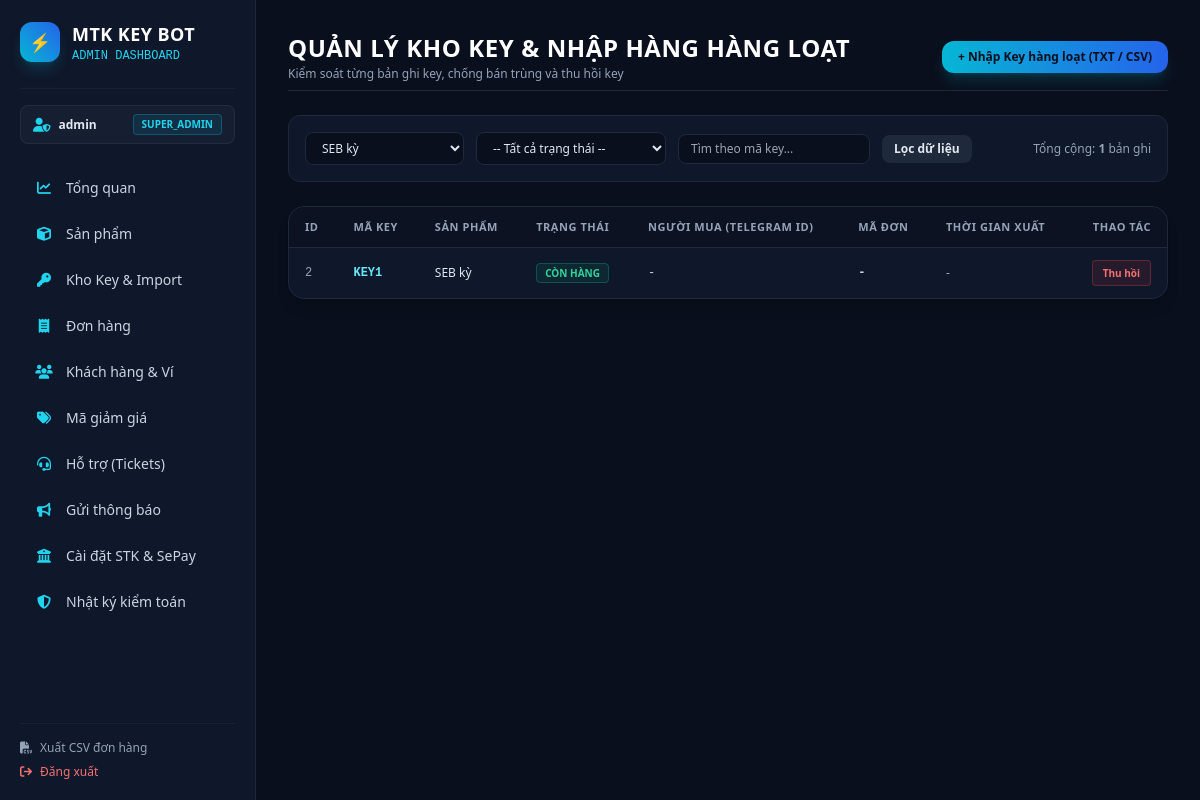
The app's page /admin/inventory?product_id=3 (signed in) with its own data.
### app/database/models.py (models this page shows)
class Base(DeclarativeBase):
    pass

class AdminUser(Base):
    __tablename__ = "admin_users"
    id: Mapped[int] = mapped_column(Integer, primary_key=True, autoincrement=True)
    username: Mapped[str] = mapped_column(String(64), unique=True, index=True, nullable=False)
    hashed_password: Mapped[str] = mapped_column(String(255), nullable=False)
    role: Mapped[AdminRole] = mapped_column(
        SQLEnum(AdminRole), default=AdminRole.SUPPORT, nullable=False
    )
    is_active: Mapped[bool] = mapped_column(Boolean, default=True, nullable=False)
    created_at: Mapped[datetime] = mapped_column(DateTime, default=utc_now, nullable=False)
    updated_at: Mapped[datetime] = mapped_column(DateTime, default=utc_now, onupdate=utc_now, nullable=False)

class KeyInventory(Base):
    __tablename__ = "keys_inventory"
    id: Mapped[int] = mapped_column(Integer, primary_key=True, autoincrement=True)
    product_id: Mapped[int] = mapped_column(Integer, ForeignKey("products.id"), index=True, nullable=False)
    key_code: Mapped[str] = mapped_column(String(255), unique=True, index=True, nullable=False)
    status: Mapped[KeyStatus] = mapped_column(
        SQLEnum(KeyStatus), default=KeyStatus.AVAILABLE, index=True, nullable=False
    )
    order_id: Mapped[Optional[int]] = mapped_column(Integer, ForeignKey("orders.id"), nullable=True)
    buyer_telegram_id: Mapped[Optional[int]] = mapped_column(BigInteger, index=True, nullable=True)
    delivered_at: Mapped[Optional[datetime]] = mapped_column(DateTime, nullable=True)
    created_at: Mapped[datetime] = mapped_column(DateTime, default=utc_now, nullable=False)
    updated_at: Mapped[datetime] = mapped_column(DateTime, default=utc_now, onupdate=utc_now, nullable=False)
    product: Mapped["Product"] = relationship("Product", back_populates="keys")
    order: Mapped[Optional["Order"]] = relationship("Order", back_populates="keys")

class Product(Base):
    __tablename__ = "products"
    id: Mapped[int] = mapped_column(Integer, primary_key=True, autoincrement=True)
    name: Mapped[str] = mapped_column(String(128), index=True, nullable=False)
    slug: Mapped[str] = mapped_column(String(64), unique=True, index=True, nullable=False)
    description: Mapped[str] = mapped_column(Text, default="", nullable=False)
    price: Mapped[int] = mapped_column(BigInteger, nullable=False)  # VND
    duration_days: Mapped[int] = mapped_column(Integer, default=30, nullable=False)
    is_active: Mapped[bool] = mapped_column(Boolean, default=True, nullable=False)
    image_url: Mapped[Optional[str]] = mapped_column(String(255), nullable=True)
    activation_guide: Mapped[Optional[str]] = mapped_column(Text, nullable=True)
    created_at: Mapped[datetime] = mapped_column(DateTime, default=utc_now, nullable=False)
    updated_at: Mapped[datetime] = mapped_column(DateTime, default=utc_now, onupdate=utc_now, nullable=False)
    keys: Mapped[List["KeyInventory"]] = relationship("KeyInventory", back_populates="product", cascade="all, delete-orphan")
    order_items: Mapped[List["OrderItem"]] = relationship("OrderItem", back_populates="product")

### app/admin/routes.py (the view)
@router.get("/inventory", response_class=HTMLResponse)
async def inventory_page(
    request: Request,
    product_id: Optional[int] = None,
    status_str: Optional[str] = None,
    search: Optional[str] = None,
    admin: AdminUser = Depends(get_current_admin),
    session: AsyncSession = Depends(get_db),
):
    stat_enum = None
    if status_str and status_str in KeyStatus.__members__:
        stat_enum = KeyStatus[status_str]
    keys, total = await KeyService.list_keys_for_admin(
        session=session,
        product_id=product_id,
        status=stat_enum,
        search=search,
        page=1,
        limit=100,
    )
    all_products = [p for p, _ in await ProductService.list_all_for_admin(session)]
    return templates.TemplateResponse(
        "inventory.html",
        {
            "request": request,
            "admin": admin,
            "keys": keys,
            "total_keys": total,
            "all_products": all_products,
            "selected_product_id": product_id,
            "selected_status": status_str,
            "search_query": search,
            "message": None,
        },
    )

### app/admin/templates/inventory.html (shortened to what this page needs)
{% extends "base.html" %}
{% block content %}
<div class="space-y-6">
    <div class="flex flex-col sm:flex-row sm:items-center sm:justify-between gap-4 pb-2 border-b border-navy-700">
        <div>
            <h2 class="text-2xl font-black text-white tracking-wide">QUẢN LÝ KHO KEY & NHẬP HÀNG HÀNG LOẠT</h2>
            <p class="text-xs text-slate-400 mt-0.5">Kiểm soát từng bản ghi key, chống bán trùng và thu hồi key</p>
        </div>
        <button onclick="document.getElementById('importKeysModal').classList.remove('hidden')"
                class="px-4 py-2 bg-gradient-to-r from-cyan-500 to-blue-600 hover:from-cyan-400 hover:to-blue-500 text-navy-900 font-bold rounded-xl shadow-lg shadow-cyan-500/20 text-xs transition">
            + Nhập Key hàng loạt (TXT / CSV)
        </button>
    </div>
    <div class="bg-navy-800 border border-navy-700 rounded-xl p-4 flex flex-wrap gap-3 items-center justify-between text-xs">
        <form method="GET" action="/admin/inventory" class="flex flex-wrap gap-3 items-center flex-1">
            <select name="product_id" class="px-3 py-1.5 bg-navy-900 border border-navy-700 rounded-lg text-slate-200">
                {% for p in all_products %}
                <option value="{{ p.id }}" {% if selected_product_id == p.id %}selected{% endif %}>{{ p.name }}</option>
                {% endfor %}
            </select>
            <select name="status" class="px-3 py-1.5 bg-navy-900 border border-navy-700 rounded-lg text-slate-200">
                <option value="">-- Tất cả trạng thái --</option>
            </select>
            <input type="text" name="search" value="{{ search_query or '' }}" placeholder="Tìm theo mã key..."
                   class="px-3 py-1.5 bg-navy-900 border border-navy-700 rounded-lg text-slate-200 w-48">
            <button type="submit" class="px-3 py-1.5 bg-navy-700 hover:bg-navy-600 rounded-lg text-slate-200 font-semibold transition">
                Lọc dữ liệu
            </button>
        </form>
        <span class="text-slate-400">Tổng cộng: <b>{{ total_keys }}</b> bản ghi</span>
    </div>
    <div class="bg-navy-800 border border-navy-700 rounded-2xl shadow-lg overflow-hidden">
        <div class="overflow-x-auto">
            <table class="w-full text-left text-xs text-slate-300">
                <thead class="text-[11px] uppercase tracking-wider text-slate-400 bg-navy-900/60 border-b border-navy-700">
                    <tr>
                        <th class="py-3 px-4">ID</th>
                        <th class="py-3 px-4">Mã Key</th>
                        <th class="py-3 px-4">Sản phẩm</th>
                        <th class="py-3 px-4">Trạng thái</th>
                        <th class="py-3 px-4">Người mua (Telegram ID)</th>
                        <th class="py-3 px-4">Mã đơn</th>
                        <th class="py-3 px-4">Thời gian xuất</th>
                        <th class="py-3 px-4 text-right">Thao tác</th>
                    </tr>
                </thead>
                <tbody class="divide-y divide-navy-700/60">
                    {% for k in keys %}
                    <tr class="hover:bg-navy-700/30 transition">
                        <td class="py-3 px-4 font-mono text-slate-400">{{ k.id }}</td>
                        <td class="py-3 px-4 font-mono font-bold text-cyan-300">{{ k.key_code }}</td>
                        <td class="py-3 px-4 text-slate-200">{{ k.product.name if k.product else k.product_id }}</td>
                        <td class="py-3 px-4">
                            {% if k.status.value == "AVAILABLE" %}
                                <span class="px-2 py-0.5 rounded text-[10px] font-bold bg-emerald-500/10 text-emerald-400 border border-emerald-500/30">CÒN HÀNG</span>
                            {% elif k.status.value == "SOLD" %}
                                <span class="px-2 py-0.5 rounded text-[10px] font-bold bg-blue-500/10 text-blue-400 border border-blue-500/30">ĐÃ BÁN</span>
                            {% else %}
                                <span class="px-2 py-0.5 rounded text-[10px] font-bold bg-red-500/10 text-red-400 border border-red-500/30">THU HỒI</span>
                            {% endif %}
                        </td>
                        <td class="py-3 px-4 font-mono">{{ k.buyer_telegram_id or '-' }}</td>
                        <td class="py-3 px-4 font-mono font-semibold">{{ k.order.order_code if k.order else '-' }}</td>
                        <td class="py-3 px-4 text-slate-400">{{ k.delivered_at.strftime('%d/%m/%Y %H:%M') if k.delivered_at else '-' }}</td>
                        <td class="py-3 px-4 text-right">
                            {% if k.status.value != "REVOKED" %}
                            <form method="POST" action="/admin/inventory/{{ k.id }}/revoke" onsubmit="return confirm('Bạn có chắc chắn muốn thu hồi key này?')">
                                <button type="submit" class="px-2.5 py-1 rounded bg-red-500/10 hover:bg-red-500/20 text-red-400 border border-red-500/30 text-[10px] font-bold transition">
                                    Thu hồi
                                </button>
                            </form>
                            {% endif %}
                        </td>
                    </tr>
                    {% endfor %}
                </tbody>
            </table>
        </div>
    </div>
</div>
{% endblock %}

### app/admin/templates/base.html (shortened to what this page needs)
<!DOCTYPE html>
<html lang="vi" class="dark">
<head>
    <script src="https://cdn.tailwindcss.com"></script>
    <link rel="stylesheet" href="https://cdnjs.cloudflare.com/ajax/libs/font-awesome/6.5.1/css/all.min.css" />
</head>
<body class="bg-navy-900 text-slate-100 min-h-screen flex flex-col md:flex-row antialiased">
    <aside id="sidebar" class="hidden md:flex flex-col w-64 bg-navy-800 border-r border-navy-700/80 p-5 shrink-0 min-h-screen">
        <div class="flex items-center space-x-3 pb-6 border-b border-navy-700/60">
            <div class="w-10 h-10 rounded-xl bg-gradient-to-tr from-cyan-500 to-blue-600 flex items-center justify-center font-black text-white text-lg shadow-lg shadow-cyan-500/20">
                ⚡
            </div>
            <div>
                <h1 class="font-extrabold text-lg text-white tracking-wide">MTK KEY BOT</h1>
                <p class="text-xs text-cyan-400 font-mono">ADMIN DASHBOARD</p>
            </div>
        </div>
        {% if admin %}
        <div class="mt-4 px-3 py-2 bg-navy-700/50 rounded-lg border border-navy-600/40 flex items-center justify-between">
            <div class="flex items-center space-x-2">
                <i class="fa-solid fa-user-shield text-cyan-400 text-sm"></i>
                <span class="text-xs font-semibold text-slate-200">{{ admin.username }}</span>
            </div>
            <span class="text-[10px] font-bold uppercase px-2 py-0.5 rounded bg-cyan-500/10 text-cyan-400 border border-cyan-500/30">
                {{ admin.role.value }}
            </span>
        </div>
        {% endif %}
        <nav class="mt-6 flex-1 space-y-1.5 text-sm font-medium">
            <a href="/admin/dashboard" class="flex items-center space-x-3 px-3.5 py-2.5 rounded-lg text-slate-300 hover:bg-navy-700/80 hover:text-cyan-400 transition-all">
                <i class="fa-solid fa-chart-line w-5 text-center text-cyan-400"></i>
                <span>Tổng quan</span>
            </a>
            <a href="/admin/products" class="flex items-center space-x-3 px-3.5 py-2.5 rounded-lg text-slate-300 hover:bg-navy-700/80 hover:text-cyan-400 transition-all">
                <i class="fa-solid fa-cube w-5 text-center text-cyan-400"></i>
                <span>Sản phẩm</span>
            </a>
            <a href="/admin/inventory" class="flex items-center space-x-3 px-3.5 py-2.5 rounded-lg text-slate-300 hover:bg-navy-700/80 hover:text-cyan-400 transition-all">
                <i class="fa-solid fa-key w-5 text-center text-cyan-400"></i>
                <span>Kho Key & Import</span>
            </a>
            <a href="/admin/orders" class="flex items-center space-x-3 px-3.5 py-2.5 rounded-lg text-slate-300 hover:bg-navy-700/80 hover:text-cyan-400 transition-all">
                <i class="fa-solid fa-receipt w-5 text-center text-cyan-400"></i>
                <span>Đơn hàng</span>
            </a>
            <a href="/admin/users" class="flex items-center space-x-3 px-3.5 py-2.5 rounded-lg text-slate-300 hover:bg-navy-700/80 hover:text-cyan-400 transition-all">
                <i class="fa-solid fa-users w-5 text-center text-cyan-400"></i>
                <span>Khách hàng & Ví</span>
            </a>
            <a href="/admin/discounts" class="flex items-center space-x-3 px-3.5 py-2.5 rounded-lg text-slate-300 hover:bg-navy-700/80 hover:text-cyan-400 transition-all">
                <i class="fa-solid fa-tags w-5 text-center text-cyan-400"></i>
                <span>Mã giảm giá</span>
            </a>
            <a href="/admin/tickets" class="flex items-center space-x-3 px-3.5 py-2.5 rounded-lg text-slate-300 hover:bg-navy-700/80 hover:text-cyan-400 transition-all">
                <i class="fa-solid fa-headset w-5 text-center text-cyan-400"></i>
                <span>Hỗ trợ (Tickets)</span>
            </a>
            <a href="/admin/broadcast" class="flex items-center space-x-3 px-3.5 py-2.5 rounded-lg text-slate-300 hover:bg-navy-700/80 hover:text-cyan-400 transition-all">
                <i class="fa-solid fa-bullhorn w-5 text-center text-cyan-400"></i>
                <span>Gửi thông báo</span>
            </a>
            <a href="/admin/bank-settings" class="flex items-center space-x-3 px-3.5 py-2.5 rounded-lg text-slate-300 hover:bg-navy-700/80 hover:text-cyan-400 transition-all">
                <i class="fa-solid fa-building-columns w-5 text-center text-cyan-400"></i>
                <span>Cài đặt STK & SePay</span>
            </a>
            <a href="/admin/audit-logs" class="flex items-center space-x-3 px-3.5 py-2.5 rounded-lg text-slate-300 hover:bg-navy-700/80 hover:text-cyan-400 transition-all">
                <i class="fa-solid fa-shield-halved w-5 text-center text-cyan-400"></i>
                <span>Nhật ký kiểm toán</span>
            </a>
        </nav>
        <div class="pt-4 border-t border-navy-700/60 space-y-2">
            <a href="/admin/export/orders.csv" class="flex items-center space-x-2 text-xs text-slate-400 hover:text-cyan-400 transition">
                <i class="fa-solid fa-file-csv"></i>
                <span>Xuất CSV đơn hàng</span>
            </a>
            <a href="/admin/logout" class="flex items-center space-x-2 text-xs text-red-400 hover:text-red-300 transition">
                <i class="fa-solid fa-arrow-right-from-bracket"></i>
                <span>Đăng xuất</span>
            </a>
        </div>
    </aside>
    <main class="flex-1 p-6 md:p-8 overflow-y-auto">
        {% block content %}{% endblock %}
    </main>
</body>
</html>

### app/admin/templates/base.html (style rules this page uses)
body { font-family: system-ui, -apple-system, BlinkMacSystemFont, 'Segoe UI', Roboto, Oxygen, Ubuntu, Cantarell, sans-serif; }

### records on screen
AdminUser: username "admin", role.value "SUPER_ADMIN"
KeyInventory: id "2", key_code "KEY1", product "SEB kỳ", status "CÒN HÀNG", buyer_telegram_id "-", order "-", delivered_at "-"

### other values on screen
{{ total_keys }} "1"
form field product_id "SEB kỳ"
